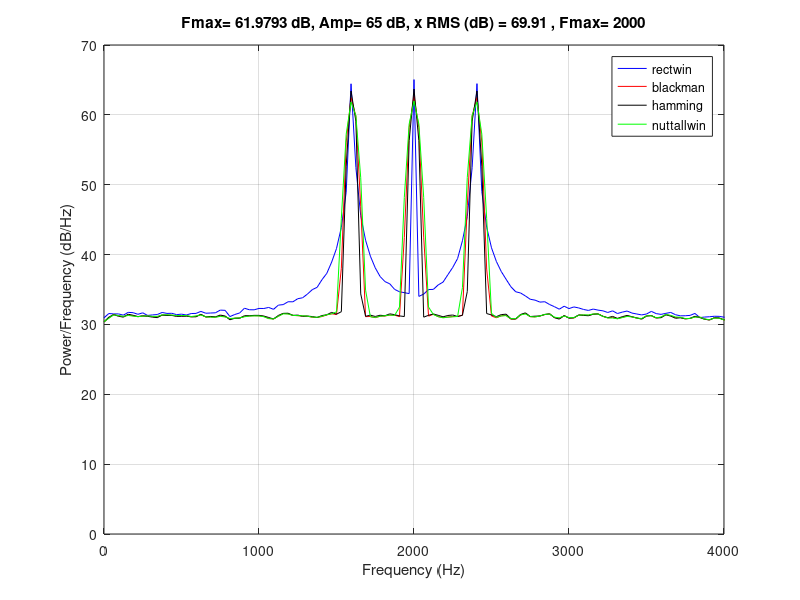

The MATLAB script that drew this image:
clear all;clc;close


%Define simulation parameters
Fs=48000;  %Original sampling frequency
T=8;       %Recording time in seconds
F1=2000;   %First stimulus
F2=2400;   %Second stimulus
F3=2*F1-F2; %Expected Response
A=65;      %Stimulus amplitude in dBu
L=512;     %Averaging windowLength L <= Fs*T, total windows ~ Fs*T/L
step=L/2;  %Amount of over in samples, (step=L/2 -> 50%, step=L -> 0%)
aproxFreq=false;  %If this is set to true, will approximate F1 and F2 such that FFT leakage due to choice of L is minimized (see below).
noisedB=60; 
%End of simulation parameters %

%Decimation parameters
decFs=16000;      %Final frequency
b=fir1(28, 6/24); % Filter parameters for low pass to be applied before decimation

%Note: In order to avoid leakage due to the number of samples in the FFT,
%the frequency should be a multiple of 2*pi/L (See See Hayes 1999 pg 239
%for details). 
if(aproxFreq) 
     Fstep=Fs/L;
     F1=round(F1/Fstep)*Fstep;
     F2=round(F2/Fstep)*Fstep;
     F3=2*F1-F2;
end


tm=[0:1/Fs:T];
N=length(tm);
tone1=sin(2*pi*F1*tm);
tone2=sin(2*pi*F2*tm);
tone3=sin(2*pi*F3*tm);
noise=randn(1,N);
RMS_TONE=sqrt(2);
RMS_NOISE=sqrt(mean(noise.^2));

%Normalization factor
gain=RMS_TONE*10^(A/20);
ngain=RMS_NOISE.*10^(noisedB/20);

%Normalize the tones and generate the stimulus
tone1=tone1.*gain;
tone2=tone2.*gain;
tone3=tone3.*gain;
noise=noise.*ngain;
x= tone1 + tone2 + tone3 + noise;


%Filter and decimate the signal
if(~isempty(decFs))
    K=Fs/decFs;
    x=filter(b,1,x);
    x=x(1:K:end);
    Fs=decFs;
    tm=[0:1/Fs:T];
    N=length(tm);
end


M=floor(N/step);
if(M*step > L)
    M=M-1;
end


%Define window types  to compare
WIN={'rectwin','blackman','hamming','nuttallwin'};
clr=['brkg'];
NWIN=length(WIN);

for nwin=1:NWIN


%Define windows and get its RMS
eval(['win=' WIN{nwin} '(L);'])
POW_WIN=mean(abs(win).^2);

%Get running average of FFTs (we are estimating via WELCH's method)
X=zeros(1,L);
for m=1:M
    ind1=(m-1)*step+1;
    Xtmp=  ( abs(fft(x(ind1:ind1+L-1).*win')).^2 )./(L*L*POW_WIN/2) ;
    X= ( (m-1).*X + Xtmp ) ./m;
end

%Convert to dB
X=10*log10(X);
%Get Frequency axis
freq = 0:Fs/length(X):Fs;
freq(end)=[];

%Get stats
[maxX,indMax]=max(X);
RMS_X=20*log10(sqrt(mean(x.^2)));

%Plot everything
plot(freq,X,clr(nwin)); hold on
grid on
title(['Fmax= ' num2str(maxX) ' dB, Amp= ' num2str(A) ' dB, x RMS (dB) = ' num2str(RMS_X) ' , Fmax= ' num2str(freq(indMax))])
xlabel('Frequency (Hz)')
ylabel('Power/Frequency (dB/Hz)')
xlim([0 4000])

end
legend(WIN(:))

